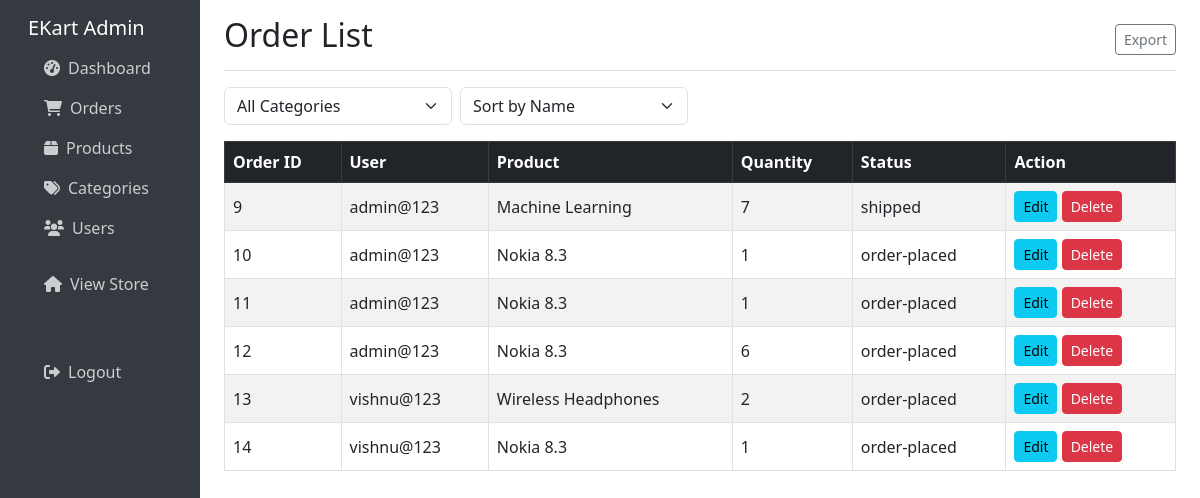
Before: /adminapp/admin/order-list with the older database file.
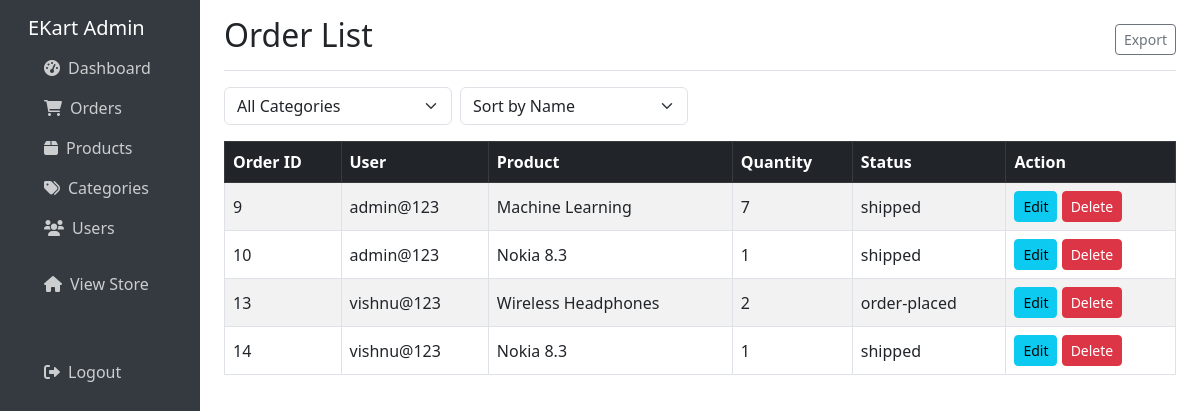
After: the same page with the newer database file.
### ekartApp/models.py (models this page shows, shortened)
class Order(models.Model):
    user=models.ForeignKey(User,on_delete=models.CASCADE)
    Product=models.ForeignKey(Cart,on_delete=models.CASCADE)
    order_date=models.DateTimeField(auto_now_add=True)
    shipping_address=models.TextField(max_length=200)
    contact_number=models.CharField(max_length=15)
    status=models.CharField(max_length=50,default='order-placed',choices=(('order-placed','Order-Placed'),('canceled','Canceled'),('shipped','Shipped'),('delivered','Delivered')))
    expected_delivery_date=models.DateField(null=True, blank=True)

class Cart(models.Model):
    product=models.ForeignKey(Products,on_delete=models.CASCADE)
    quantity=models.PositiveIntegerField(default=1)
    user=models.ForeignKey(User,on_delete=models.CASCADE)
    status=models.CharField(max_length=50,default='in-cart',choices=(('in-cart','In-Cart'),('order-placed','Order-Placed')))

class Products(models.Model):
    product_name=models.CharField(max_length=100)
    category=models.ForeignKey(Category,on_delete=models.CASCADE)
    price=models.PositiveBigIntegerField()
    image=models.ImageField(upload_to='media')
    description=models.TextField(max_length=200)

### adminApp/views.py (the view)
# urls.py: path('admin/order-list',views.AdminOrderListView.as_view(),name='admin_order_list'),
class AdminOrderListView(ListView):
    template_name='adminorderlist.html'
    model=Order
    context_object_name='orders'
    def get_queryset(self):
        return Order.objects.exclude(status='in-cart')

### ekartApp/context_processors.py (called while the page is built)
def Cart_count(request):
    if request.user.is_authenticated:
        cart_count=Cart.objects.filter(user=request.user,status='in-cart').count()
    else:
        cart_count=0
    return {'cart_count':cart_count}

def Order_count(request):
    if request.user.is_authenticated:
        order_count=Order.objects.filter(user=request.user,status='order-placed').count()
    else:
        order_count=0
    return {'order_count':order_count}

### adminApp/templates/adminorderlist.html (shortened to what this page needs)
{% extends 'adminhome.html' %}
{% block content %}
            <main class="col-md-10 ms-sm-auto px-md-4">
                <div class="d-flex justify-content-between flex-wrap flex-md-nowrap align-items-center pt-3 pb-2 mb-3 border-bottom">
                    <h1 class="h2">Order List</h1>
                    <div class="btn-toolbar mb-2 mb-md-0">
                        <button type="button" class="btn btn-sm btn-outline-secondary">Export</button>
                    </div>
                </div>
                <div class="row mb-3">
                    <div class="col-md-6">
                        <form method="get" class="d-flex">
                            <select name="category" class="form-select me-2" onchange="this.form.submit()">
                                <option value="">All Categories</option>
                            </select>
                            <select name="sort" class="form-select" onchange="this.form.submit()">
                                <option value="product_name" {% if selected_sort == 'product_name' %}selected{% endif %}>Sort by Name</option>
                            </select>
                        </form>
                    </div>
                </div>
                <div class="table-responsive">
                    <table class="table table-bordered table-striped align-middle">
                        <thead class="table-dark">
                            <tr>
                                <th>Order ID</th>
                                <th>User</th>
                                <th>Product</th>
                                <th>Quantity</th>
                                <th>Status</th>
                                <th>Action</th>
                            </tr>
                        </thead>
                        <tbody>
                            {% for order in orders %}
                            <tr>
                                <td>{{ order.id }}</td>
                                <td>{{ order.user.username }}</td>
                                <td>{{ order.Product.product.product_name }}</td>
                                <td>{{ order.Product.quantity }}</td>
                                <td>{{ order.status }}</td>
                                <td>
                                    <a class="btn btn-info btn-sm" href="{% url 'update_order' order.id %}">Edit</a>
                                    <button type="button" class="btn btn-danger btn-sm" data-bs-toggle="modal" data-bs-target="#deleteModal" data-url="{% url 'delete_order' order.id %}">Delete</button>
                                </td>
                              </tr>
                              {% empty %}
                              <tr>
                                <td colspan="7" class="text-center">No orders found.</td>
                              </tr>
                            {% endfor %}
                        </tbody>
                    </table>
                </div>
            </main>
{% endblock %}

Changed rows visible on the page:
removed Order: id "11", user.username "admin@123", Product.product.product_name "Nokia 8.3", Product.quantity "1", status "order-placed"
removed Order: id "12", user.username "admin@123", Product.product.product_name "Nokia 8.3", Product.quantity "6", status "order-placed"
changed Order id 10: status "order-placed" → "shipped"
changed Order id 14: status "order-placed" → "shipped"
